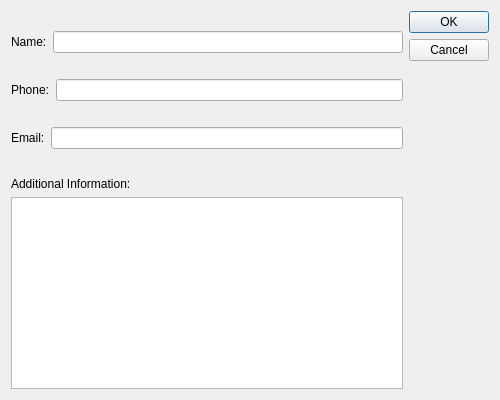
<?xml version="1.0" encoding="UTF-8"?>
<ui version="4.0">
 <class>addOrganizationDialog</class>
 <widget class="QDialog" name="addOrganizationDialog">
  <property name="geometry">
   <rect>
    <x>0</x>
    <y>0</y>
    <width>500</width>
    <height>400</height>
   </rect>
  </property>
  <property name="windowTitle">
   <string>Dialog</string>
  </property>
  <layout class="QGridLayout" name="gridLayout">
   <item row="0" column="0">
    <layout class="QVBoxLayout" name="verticalLayout_5">
     <item>
      <layout class="QHBoxLayout" name="horizontalLayout_9">
       <item>
        <widget class="QLabel" name="label_9">
         <property name="text">
          <string>Name:</string>
         </property>
        </widget>
       </item>
       <item>
        <widget class="QLineEdit" name="le_name_org"/>
       </item>
      </layout>
     </item>
     <item>
      <layout class="QHBoxLayout" name="horizontalLayout_10">
       <item>
        <widget class="QLabel" name="label_10">
         <property name="text">
          <string>Phone:</string>
         </property>
        </widget>
       </item>
       <item>
        <widget class="QLineEdit" name="le_phone_org"/>
       </item>
      </layout>
     </item>
     <item>
      <layout class="QHBoxLayout" name="horizontalLayout_11">
       <item>
        <widget class="QLabel" name="label_11">
         <property name="text">
          <string>Email:</string>
         </property>
        </widget>
       </item>
       <item>
        <widget class="QLineEdit" name="le_email_org"/>
       </item>
      </layout>
     </item>
    </layout>
   </item>
   <item row="1" column="0">
    <layout class="QVBoxLayout" name="verticalLayout_4">
     <item>
      <widget class="QLabel" name="label_2">
       <property name="text">
        <string>Additional Information:</string>
       </property>
      </widget>
     </item>
     <item>
      <widget class="QPlainTextEdit" name="te_notes_org"/>
     </item>
    </layout>
   </item>
   <item row="0" column="1">
    <widget class="QDialogButtonBox" name="buttonBox">
     <property name="orientation">
      <enum>Qt::Orientation::Vertical</enum>
     </property>
     <property name="standardButtons">
      <set>QDialogButtonBox::StandardButton::Cancel|QDialogButtonBox::StandardButton::Ok</set>
     </property>
    </widget>
   </item>
  </layout>
 </widget>
 <resources/>
 <connections>
  <connection>
   <sender>buttonBox</sender>
   <signal>accepted()</signal>
   <receiver>addOrganizationDialog</receiver>
   <slot>accept()</slot>
   <hints>
    <hint type="sourcelabel">
     <x>248</x>
     <y>254</y>
    </hint>
    <hint type="destinationlabel">
     <x>157</x>
     <y>274</y>
    </hint>
   </hints>
  </connection>
  <connection>
   <sender>buttonBox</sender>
   <signal>rejected()</signal>
   <receiver>addOrganizationDialog</receiver>
   <slot>reject()</slot>
   <hints>
    <hint type="sourcelabel">
     <x>316</x>
     <y>260</y>
    </hint>
    <hint type="destinationlabel">
     <x>286</x>
     <y>274</y>
    </hint>
   </hints>
  </connection>
 </connections>
</ui>
